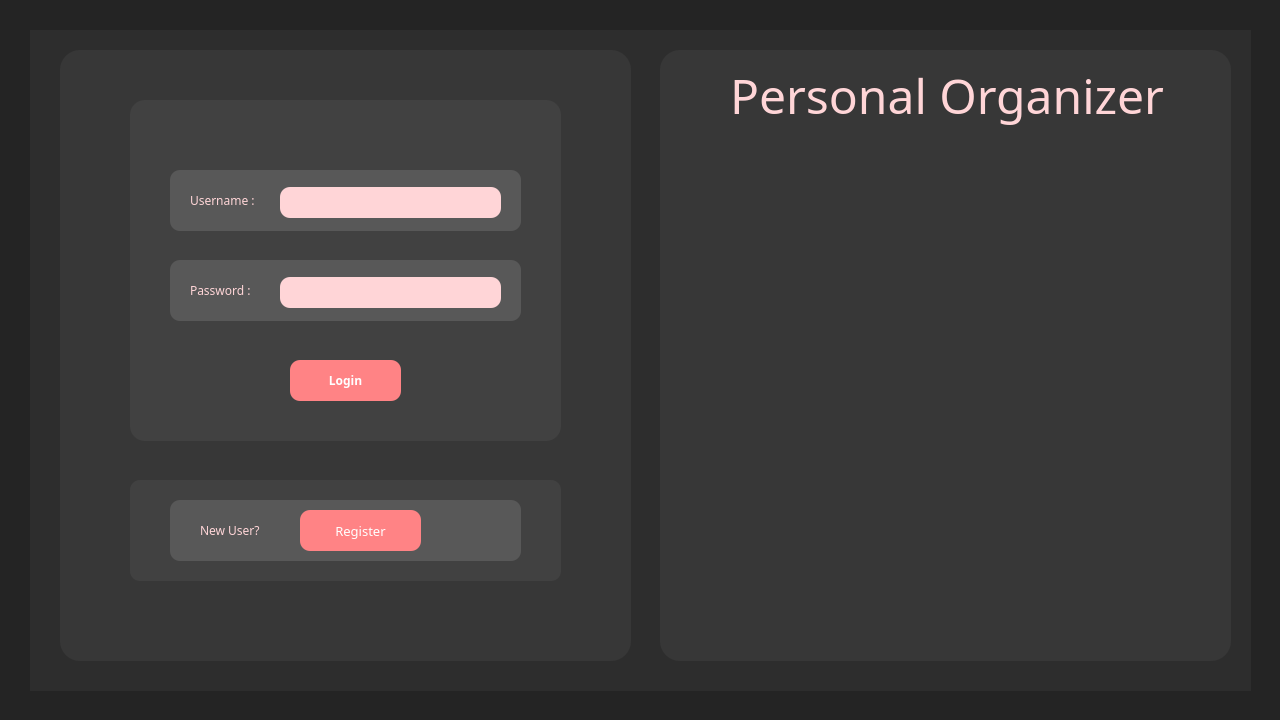
<?xml version="1.0" encoding="UTF-8"?>
<ui version="4.0">
 <class>MainWindow</class>
 <widget class="QMainWindow" name="MainWindow">
  <property name="geometry">
   <rect>
    <x>0</x>
    <y>0</y>
    <width>1280</width>
    <height>720</height>
   </rect>
  </property>
  <property name="sizePolicy">
   <sizepolicy hsizetype="Preferred" vsizetype="Preferred">
    <horstretch>0</horstretch>
    <verstretch>0</verstretch>
   </sizepolicy>
  </property>
  <property name="baseSize">
   <size>
    <width>1280</width>
    <height>768</height>
   </size>
  </property>
  <property name="windowTitle">
   <string>MainWindow</string>
  </property>
  <property name="styleSheet">
   <string notr="true"/>
  </property>
  <widget class="QWidget" name="centralwidget">
   <property name="styleSheet">
    <string notr="true">QWidget{
	background-color: rgb(36, 36, 36);
}</string>
   </property>
   <widget class="QWidget" name="back_login1" native="true">
    <property name="geometry">
     <rect>
      <x>60</x>
      <y>50</y>
      <width>571</width>
      <height>611</height>
     </rect>
    </property>
    <property name="styleSheet">
     <string notr="true">QWidget{
	background-color: rgb(55, 55, 55);
	border-radius:20px;
}</string>
    </property>
    <widget class="QLabel" name="txtPassword">
     <property name="geometry">
      <rect>
       <x>130</x>
       <y>230</y>
       <width>81</width>
       <height>20</height>
      </rect>
     </property>
     <property name="font">
      <font>
       <family>Rockwell</family>
       <bold>false</bold>
      </font>
     </property>
     <property name="styleSheet">
      <string notr="true">QLabel{
	background-color: rgb(88, 88, 88);
	color:rgb(255, 213, 215);
}</string>
     </property>
     <property name="text">
      <string>Password :</string>
     </property>
    </widget>
    <widget class="QLineEdit" name="LineUsername">
     <property name="geometry">
      <rect>
       <x>220</x>
       <y>137</y>
       <width>221</width>
       <height>31</height>
      </rect>
     </property>
     <property name="font">
      <font>
       <family>Cascadia Code</family>
      </font>
     </property>
     <property name="styleSheet">
      <string notr="true">QLineEdit{
	background-color:rgb(255, 213, 215);
	border-radius:10px;
	border-color: rgb(53, 69, 93);
	padding-left:10px;
	padding-right:10px;
	color:black;
}</string>
     </property>
     <property name="text">
      <string/>
     </property>
     <property name="maxLength">
      <number>25</number>
     </property>
    </widget>
    <widget class="QLabel" name="txtUserName">
     <property name="geometry">
      <rect>
       <x>130</x>
       <y>140</y>
       <width>81</width>
       <height>20</height>
      </rect>
     </property>
     <property name="font">
      <font>
       <family>Rockwell</family>
      </font>
     </property>
     <property name="styleSheet">
      <string notr="true">QLabel{
	background-color: rgb(88, 88, 88);
	color:rgb(255, 213, 215);
}</string>
     </property>
     <property name="text">
      <string>Username : </string>
     </property>
    </widget>
    <widget class="QWidget" name="backUsername" native="true">
     <property name="geometry">
      <rect>
       <x>110</x>
       <y>120</y>
       <width>351</width>
       <height>61</height>
      </rect>
     </property>
     <property name="styleSheet">
      <string notr="true">QWidget{
	
	background-color:rgb(88, 88, 88);
	border-radius:10px;
}</string>
     </property>
    </widget>
    <widget class="QLineEdit" name="LinePassword">
     <property name="geometry">
      <rect>
       <x>220</x>
       <y>227</y>
       <width>221</width>
       <height>31</height>
      </rect>
     </property>
     <property name="font">
      <font>
       <family>Cascadia Code</family>
      </font>
     </property>
     <property name="styleSheet">
      <string notr="true">QLineEdit{
	background-color:rgb(255, 213, 215);
	border-radius:10px;
	border-color: rgb(53, 69, 93);
	padding-left:10px;
	padding-right:10px;
	color:black;
}</string>
     </property>
     <property name="text">
      <string/>
     </property>
     <property name="maxLength">
      <number>25</number>
     </property>
     <property name="echoMode">
      <enum>QLineEdit::EchoMode::Password</enum>
     </property>
     <property name="clearButtonEnabled">
      <bool>true</bool>
     </property>
    </widget>
    <widget class="QWidget" name="backPassword" native="true">
     <property name="geometry">
      <rect>
       <x>110</x>
       <y>210</y>
       <width>351</width>
       <height>61</height>
      </rect>
     </property>
     <property name="styleSheet">
      <string notr="true">QWidget{
	
	background-color:rgb(88, 88, 88);
	border-radius:10px;
}</string>
     </property>
    </widget>
    <widget class="QPushButton" name="btnLogin">
     <property name="geometry">
      <rect>
       <x>230</x>
       <y>310</y>
       <width>111</width>
       <height>41</height>
      </rect>
     </property>
     <property name="font">
      <font>
       <family>Rockwell</family>
       <bold>true</bold>
      </font>
     </property>
     <property name="styleSheet">
      <string notr="true">QPushButton{
	background-color:rgb(255, 131, 133);
	border-radius:10px;
	
	color: rgb(255, 255, 255);
}</string>
     </property>
     <property name="text">
      <string>Login</string>
     </property>
    </widget>
    <widget class="QWidget" name="back_login2" native="true">
     <property name="geometry">
      <rect>
       <x>70</x>
       <y>50</y>
       <width>431</width>
       <height>341</height>
      </rect>
     </property>
     <property name="styleSheet">
      <string notr="true">QWidget{
	background-color: rgb(65, 65, 65);
	border-radius:15px;
}</string>
     </property>
    </widget>
    <widget class="QWidget" name="back_register1" native="true">
     <property name="geometry">
      <rect>
       <x>70</x>
       <y>430</y>
       <width>431</width>
       <height>101</height>
      </rect>
     </property>
     <property name="styleSheet">
      <string notr="true">QWidget{
border-radius:10px;
background-color: rgb(65, 65, 65);

}</string>
     </property>
     <widget class="QWidget" name="back_register2" native="true">
      <property name="geometry">
       <rect>
        <x>40</x>
        <y>20</y>
        <width>351</width>
        <height>61</height>
       </rect>
      </property>
      <property name="styleSheet">
       <string notr="true">QWidget{
	
	background-color:rgb(88, 88, 88);
	border-radius:10px;
}</string>
      </property>
      <widget class="QPushButton" name="btnRegister">
       <property name="geometry">
        <rect>
         <x>130</x>
         <y>10</y>
         <width>121</width>
         <height>41</height>
        </rect>
       </property>
       <property name="font">
        <font>
         <family>Cascadia Code</family>
         <pointsize>10</pointsize>
         <bold>false</bold>
        </font>
       </property>
       <property name="styleSheet">
        <string notr="true">QPushButton{
	background-color:rgb(255, 131, 133);
	border-radius:10px;
	color: rgb(255, 255, 255);
}</string>
       </property>
       <property name="text">
        <string>Register</string>
       </property>
      </widget>
      <widget class="QLabel" name="txtRegister">
       <property name="geometry">
        <rect>
         <x>30</x>
         <y>10</y>
         <width>91</width>
         <height>41</height>
        </rect>
       </property>
       <property name="font">
        <font>
         <family>Rockwell</family>
         <pointsize>9</pointsize>
         <bold>false</bold>
        </font>
       </property>
       <property name="styleSheet">
        <string notr="true">QLabel{
	background-color:rgb(88, 88, 88);
	color:rgb(255, 213, 215);
}</string>
       </property>
       <property name="text">
        <string>New User?</string>
       </property>
      </widget>
     </widget>
    </widget>
    <zorder>back_register1</zorder>
    <zorder>back_login2</zorder>
    <zorder>backUsername</zorder>
    <zorder>backPassword</zorder>
    <zorder>txtPassword</zorder>
    <zorder>LineUsername</zorder>
    <zorder>txtUserName</zorder>
    <zorder>LinePassword</zorder>
    <zorder>btnLogin</zorder>
   </widget>
   <widget class="QWidget" name="back_Img" native="true">
    <property name="geometry">
     <rect>
      <x>660</x>
      <y>50</y>
      <width>571</width>
      <height>611</height>
     </rect>
    </property>
    <property name="styleSheet">
     <string notr="true">QWidget{
background-color: rgb(55, 55, 55);
	border-radius:20px;
}</string>
    </property>
    <widget class="QWidget" name="Image" native="true">
     <property name="geometry">
      <rect>
       <x>50</x>
       <y>90</y>
       <width>471</width>
       <height>481</height>
      </rect>
     </property>
     <property name="styleSheet">
      <string notr="true">QWidget{
	border-image: url(:/123/login - Copy.jpg);
	background-color: rgb(55, 55, 55);
	border-radius:20px;
	

}</string>
     </property>
    </widget>
    <widget class="QLabel" name="txt_Main">
     <property name="geometry">
      <rect>
       <x>70</x>
       <y>10</y>
       <width>451</width>
       <height>71</height>
      </rect>
     </property>
     <property name="font">
      <font>
       <family>Poor Richard</family>
       <pointsize>36</pointsize>
      </font>
     </property>
     <property name="styleSheet">
      <string notr="true">QLabel{
	color:rgb(255, 213, 215);
}</string>
     </property>
     <property name="text">
      <string>Personal Organizer</string>
     </property>
    </widget>
   </widget>
   <widget class="QWidget" name="back1" native="true">
    <property name="geometry">
     <rect>
      <x>30</x>
      <y>30</y>
      <width>1221</width>
      <height>661</height>
     </rect>
    </property>
    <property name="styleSheet">
     <string notr="true">QWidget{
	background-color: rgb(45, 45, 45);
}</string>
    </property>
   </widget>
   <zorder>back1</zorder>
   <zorder>back_Img</zorder>
   <zorder>back_login1</zorder>
  </widget>
 </widget>
 <resources/>
 <connections/>
</ui>
